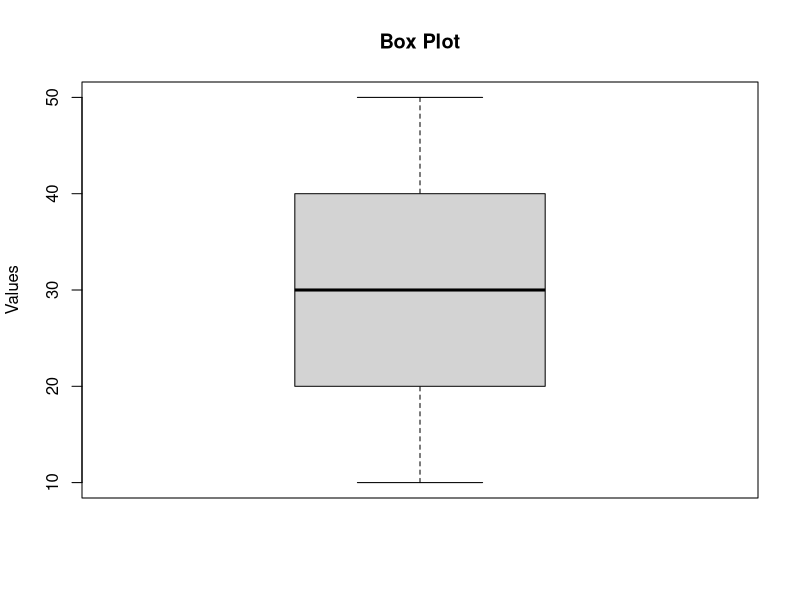
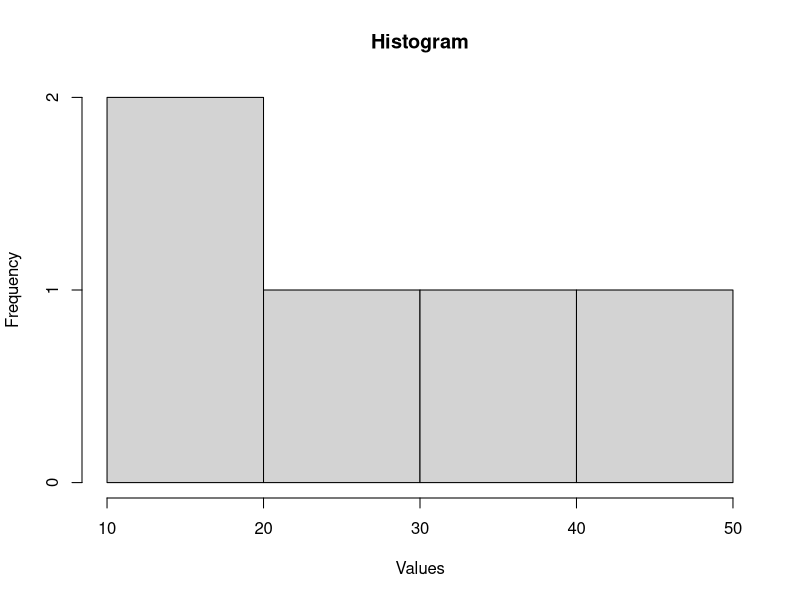
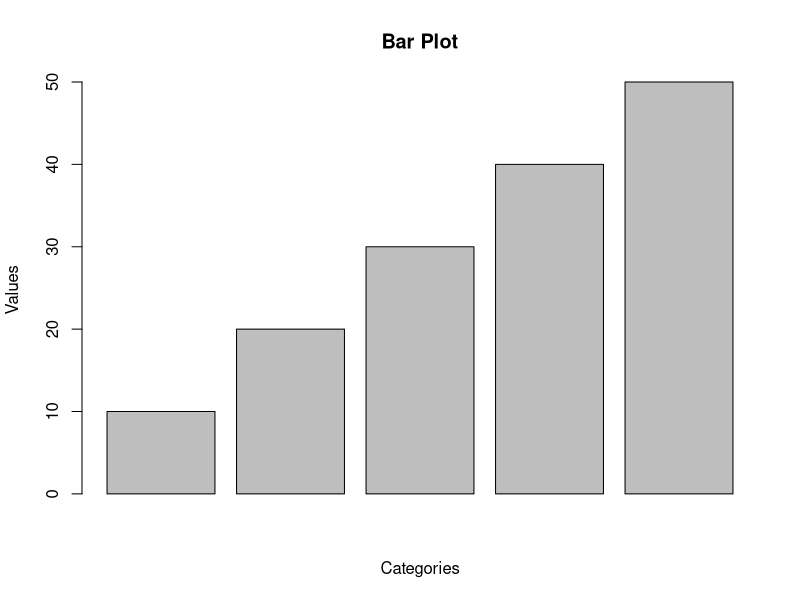
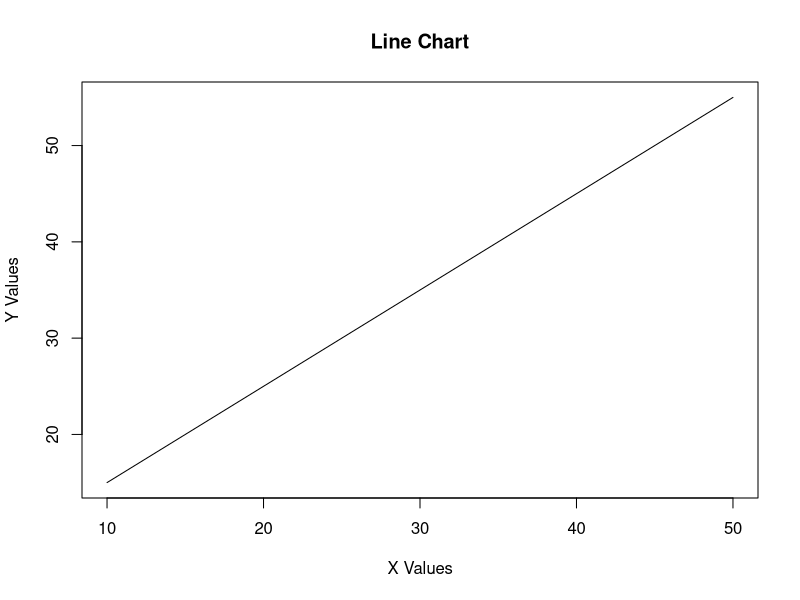
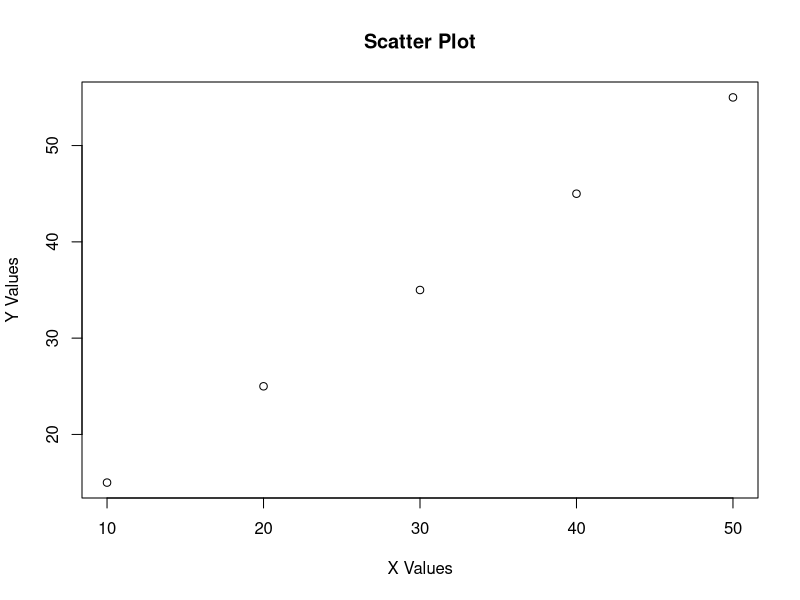

These figures' R source, in order:
# Experiment 18: Create Different Types of Graphs in R

x <- c(10, 20, 30, 40, 50)
y <- c(15, 25, 35, 45, 55)

# Box plot
boxplot(x, main="Box Plot", ylab="Values")

# Histogram
hist(x, main="Histogram", xlab="Values")

# Bar plot
barplot(x, main="Bar Plot", xlab="Categories", ylab="Values")

# Line chart
plot(x, y, type="l",
     main="Line Chart", xlab="X Values", ylab="Y Values")

# Scatter plot
plot(x, y,
     main="Scatter Plot", xlab="X Values", ylab="Y Values")

# Creates boxplot, histogram, bar plot, line chart, and scatter plot.
